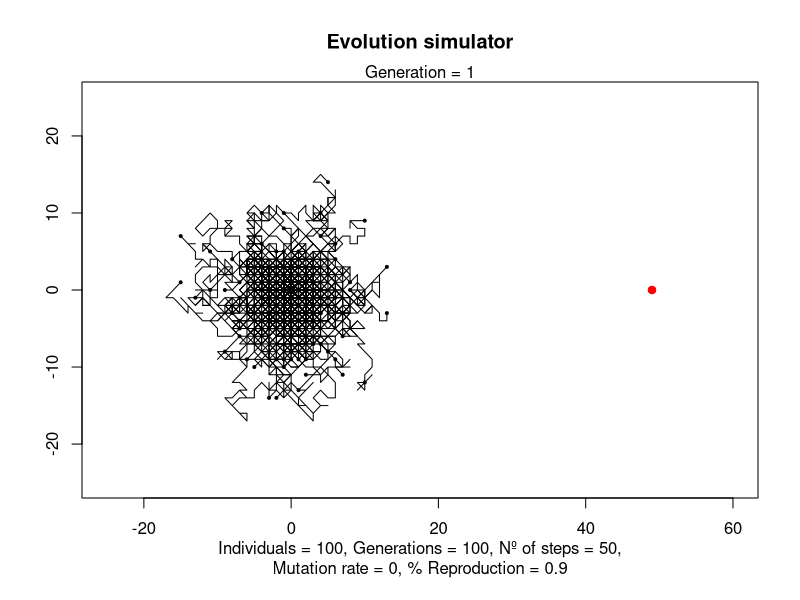
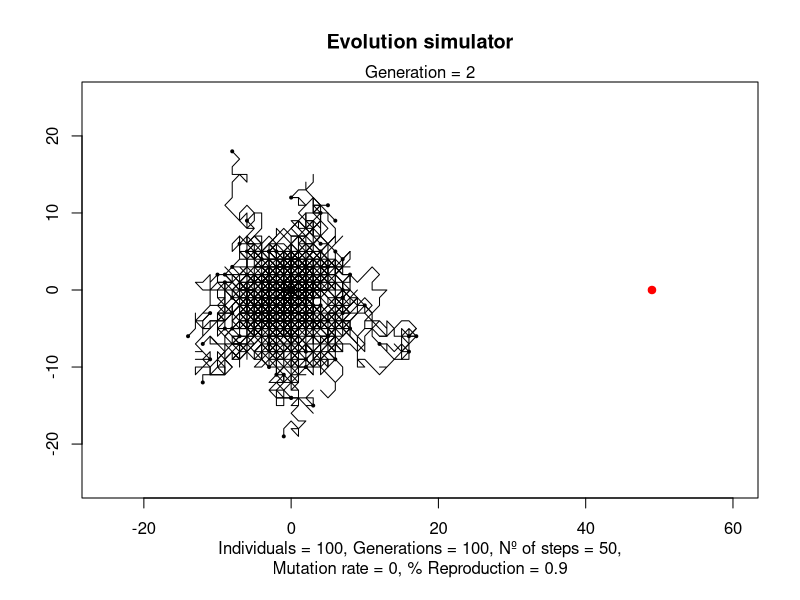
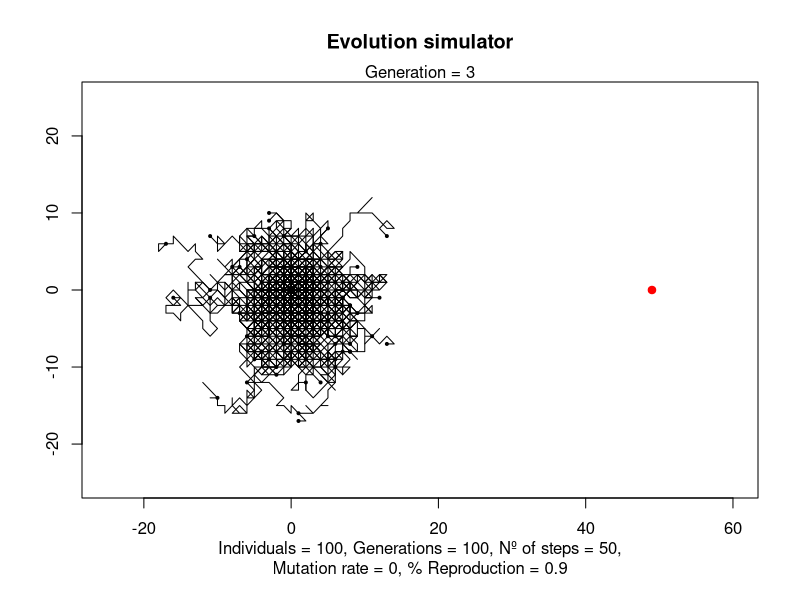
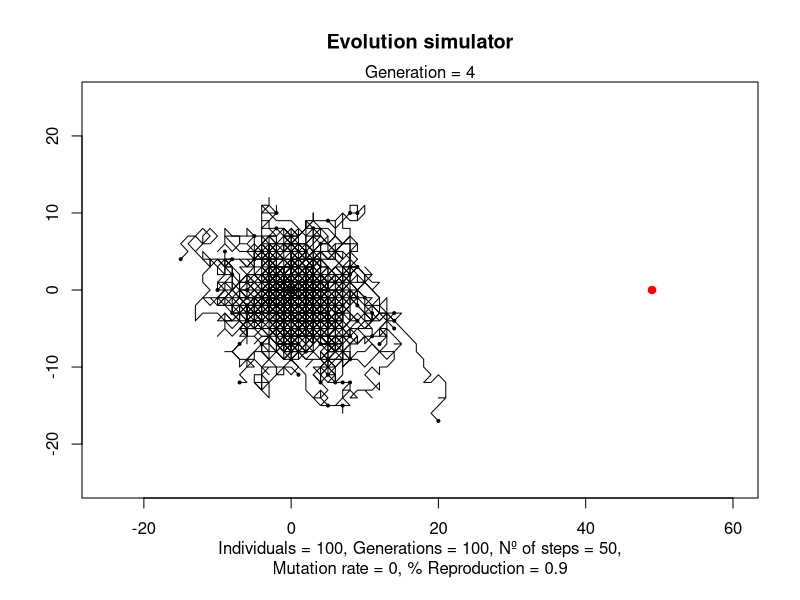
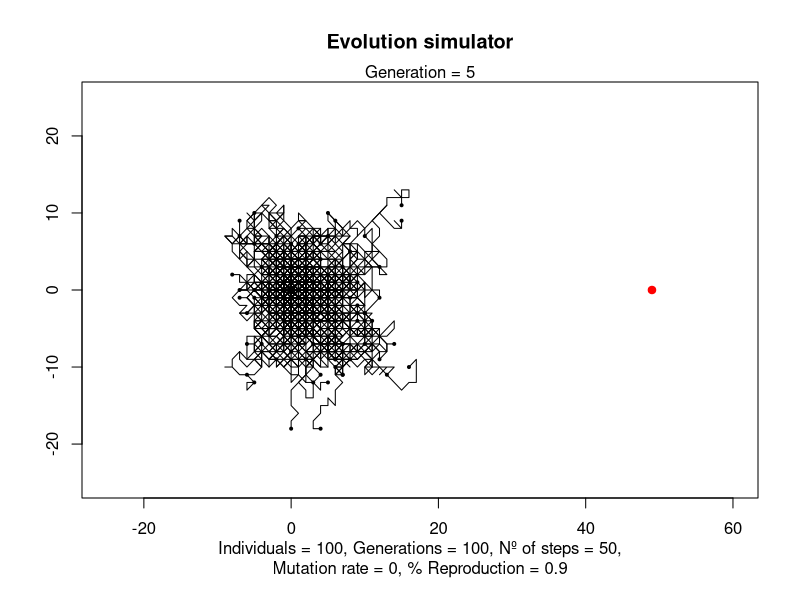
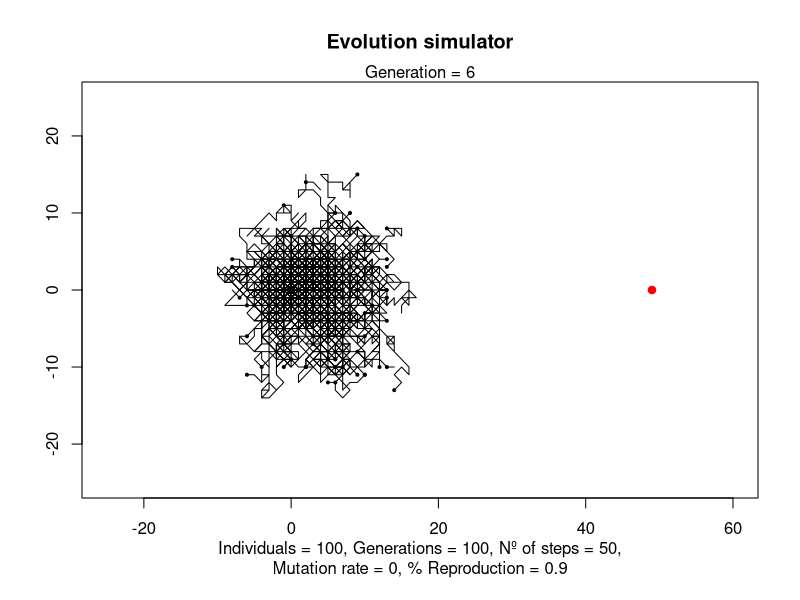
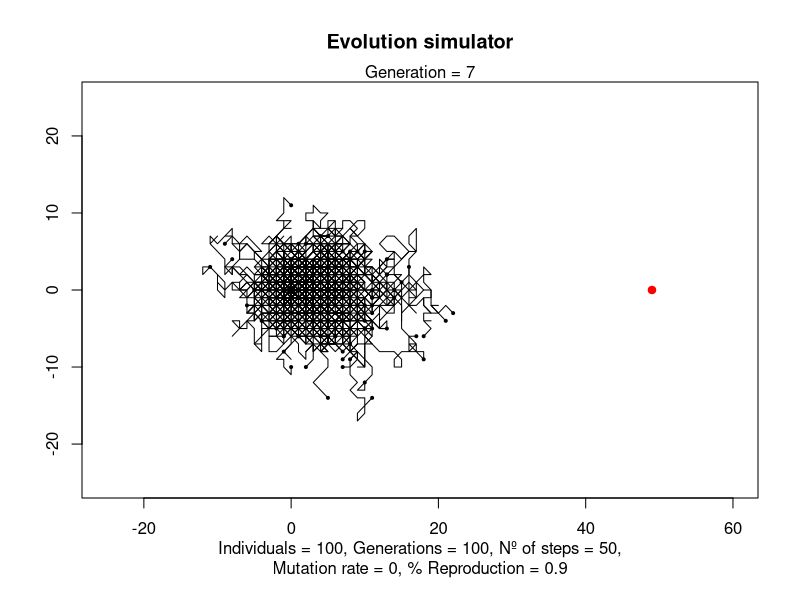
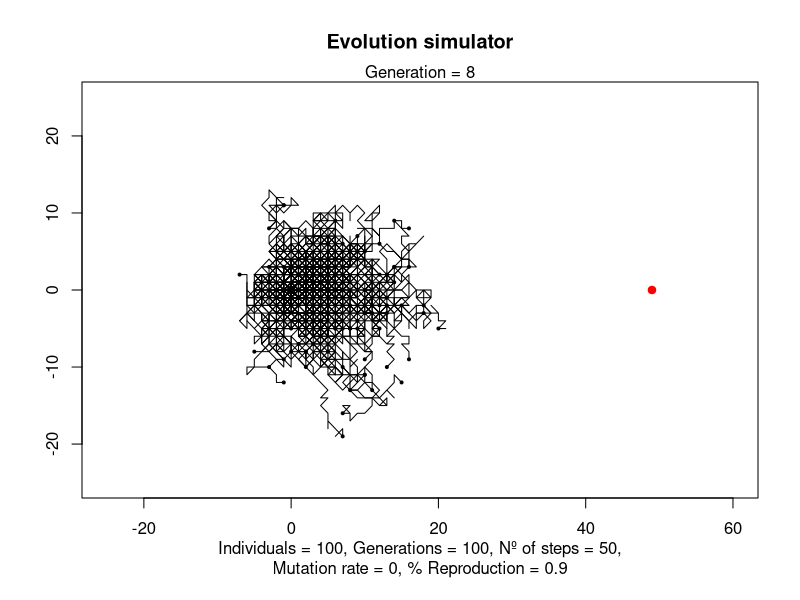

Generate these figures, in order, with R: (Note: this script raises an error after producing the figures.)
# Evolution: I'll try to simulate an evolutionary process. In each generation, x individuals are going to walk randomly around the canvas for a finite number of steps. After they finish walking, I'll calculate the distance of each individual from their final position to an specific point (always the same). This specific point is the goal they want to archive, but they do not know where it is. The closest y% individuals (the best suited to archive their goal) are going to pass their "genetic information" (their path) to their descendance. The copy is not going to be 100% identical, but with a mutation rate for each position. After how many generations, the individuals are going to be able to reach their goal?

library(tidyverse)

# Where the plots are going to be stored
setwd("D:/Documentos Marc/MASTER/Tonteries R/Evolution simulator")

evolution <- function(ind = 10, steps = 50, generations = 10, mut_rate = 0.1, reproduction = 0.5){
  
  # Array that stores the path of each individual of each generation
  paths <- array(numeric(),c(steps, 3, ind, generations))
  
  k <- 1
  
  # Initial position
  paths[1, 1:2, , ] <- 0
  
  # Random walk
  for(i in 1:ind){
    
    gen_1 <- sample(1:8, steps, replace = TRUE)
    
    paths[, 3, i, k] <- gen_1
    
  }
  
  # Coordinates of random walk
  for(i in 1:ind){
    
    for(j in 1:(steps - 1)){
      
      if(paths[j, 3, i, k] == 1){
        
        paths[j + 1, 1, i, k] <- paths[j, 1, i, k]
        
        paths[j + 1, 2, i, k] <- paths[j, 2, i, k] + 1
        
      } else if(paths[j, 3, i, k] == 2){
        
        paths[j + 1, 1, i, k] <- paths[j, 1, i, k] + 1
        
        paths[j + 1, 2, i, k] <- paths[j, 2, i, k] + 1
        
      } else if(paths[j, 3, i, k] == 3){
        
        paths[j + 1, 1, i, k] <- paths[j, 1, i, k] + 1
        
        paths[j + 1, 2, i, k] <- paths[j, 2, i, k]
        
      } else if(paths[j, 3, i, k] == 4){
        
        paths[j + 1, 1, i, k] <- paths[j, 1, i, k] + 1
        
        paths[j + 1, 2, i, k] <- paths[j, 2, i, k] - 1
        
      } else if(paths[j, 3, i, k] == 5){
        
        paths[j + 1, 1, i, k] <- paths[j, 1, i, k] 
        
        paths[j + 1, 2, i, k] <- paths[j, 2, i, k] - 1
        
      } else if(paths[j, 3, i, k] == 6){
        
        paths[j + 1, 1, i, k] <- paths[j, 1, i, k] - 1
        
        paths[j + 1, 2, i, k] <- paths[j, 2, i, k] - 1
        
      } else if(paths[j, 3, i, k] == 7){
        
        paths[j + 1, 1, i, k] <- paths[j, 1, i, k] - 1
        
        paths[j + 1, 2, i, k] <- paths[j, 2, i, k]
        
      } else if(paths[j, 3, i, k] == 8){
        
        paths[j + 1, 1, i, k] <- paths[j, 1, i, k] - 1
        
        paths[j + 1, 2, i, k] <- paths[j, 2, i, k] + 1
        
      }
      
    }
    
  }
  
  # Inital and final points
  plot(x = c(0, steps - 1), y = c(0,0), xlim = c(-(steps/2), steps + 10), ylim = c(-(steps/2),(steps/2)), pch = 21, col = c("black", "red"), bg = c("black", "red"), main = "Evolution simulator", xlab = paste0("Individuals = ", ind, ", Generations = ", generations, ", Nº of steps = ", steps, ",\nMutation rate = ", mut_rate, ", % Reproduction = ", reproduction), ylab = "")
  mtext(paste0("Generation = ", k))
  
  # Tracks and final positions
  for(i in 1:ind){
    
    lines(paths[, 1, i, k], paths[, 2, i, k])
    
    points(paths[steps, 1, i, k], paths[steps, 2, i, k], pch = 21, col = "black", bg = "black", cex = 0.4)
    
  }
  
  # Distance between final location and goal
  final_distance <- as.data.frame(matrix(NA, ncol = 2, nrow = ind))
  
  for(i in 1:ind){
    
    final_distance[i, 1] <- i
    
    final_distance[i, 2] <- sqrt((paths[steps, 1, i, k] - steps)^2 + (paths[steps, 2, i, k])^2)
    
  }
  
  # Order ind by distance
  final_distance <- final_distance %>% arrange(final_distance$V2)
  
  # Directions taken by selected best individuals
  selected_ind <- paths[, 3, final_distance[1:(ind/(reproduction^-1)), 1], k]
  
  # Next generation sample the directions taken by the best ind from past generation in each step, with a mutation probability
  for(i in 1:ind){
    
    for(j in 1:steps){
      
      paths[j, 3, i, k + 1] <- sample(selected_ind[j, ], 1)
      
      mutation <- sample(1:1000, 1)
      
      if(mutation <= 1000*mut_rate){
        
        paths[j, 3, i, k + 1] <- sample(1:8, 1)
        
      }
      
    }
    
  }
  
  dev.copy(png, paste0("evolution", k, ".png"), width = 700, height = 460)
  dev.off()
  
  # We repeat this procedure in each generation (walk -> best -> copy with mutation) 
  for(k in 2:generations){
    
    # Coordinates of random walk
    for(i in 1:ind){
      
      for(j in 1:(steps - 1)){
        
        if(paths[j, 3, i, k] == 1){
          
          paths[j + 1, 1, i, k] <- paths[j, 1, i, k]
          
          paths[j + 1, 2, i, k] <- paths[j, 2, i, k] + 1
          
        } else if(paths[j, 3, i, k] == 2){
          
          paths[j + 1, 1, i, k] <- paths[j, 1, i, k] + 1
          
          paths[j + 1, 2, i, k] <- paths[j, 2, i, k] + 1
          
        } else if(paths[j, 3, i, k] == 3){
          
          paths[j + 1, 1, i, k] <- paths[j, 1, i, k] + 1
          
          paths[j + 1, 2, i, k] <- paths[j, 2, i, k]
          
        } else if(paths[j, 3, i, k] == 4){
          
          paths[j + 1, 1, i, k] <- paths[j, 1, i, k] + 1
          
          paths[j + 1, 2, i, k] <- paths[j, 2, i, k] - 1
          
        } else if(paths[j, 3, i, k] == 5){
          
          paths[j + 1, 1, i, k] <- paths[j, 1, i, k] 
          
          paths[j + 1, 2, i, k] <- paths[j, 2, i, k] - 1
          
        } else if(paths[j, 3, i, k] == 6){
          
          paths[j + 1, 1, i, k] <- paths[j, 1, i, k] - 1
          
          paths[j + 1, 2, i, k] <- paths[j, 2, i, k] - 1
          
        } else if(paths[j, 3, i, k] == 7){
          
          paths[j + 1, 1, i, k] <- paths[j, 1, i, k] - 1
          
          paths[j + 1, 2, i, k] <- paths[j, 2, i, k]
          
        } else if(paths[j, 3, i, k] == 8){
          
          paths[j + 1, 1, i, k] <- paths[j, 1, i, k] - 1
          
          paths[j + 1, 2, i, k] <- paths[j, 2, i, k] + 1
          
        }
        
      }
      
    }
    
    # Inital and final points
    plot(x = c(0, steps - 1), y = c(0,0), xlim = c(-(steps/2), steps + 10), ylim = c(-(steps/2),(steps/2)), pch = 21, col = c("black", "red"), bg = c("black", "red"), main = "Evolution simulator", xlab = paste0("Individuals = ", ind, ", Generations = ", generations, ", Nº of steps = ", steps, ",\nMutation rate = ", mut_rate, ", % Reproduction = ", reproduction), ylab = "")
    mtext(paste0("Generation = ", k))
    
    # Tracks and final positions
    for(i in 1:ind){
      
      lines(paths[, 1, i, k], paths[, 2, i, k])
      
      points(paths[steps, 1, i, k], paths[steps, 2, i, k], pch = 21, col = "black", bg = "black", cex = 0.4)
      
    }
    
    # Distance between final location and goal
    final_distance <- as.data.frame(matrix(NA, ncol = 2, nrow = ind))
    
    for(i in 1:ind){
      
      final_distance[i, 1] <- i
      
      final_distance[i, 2] <- sqrt((paths[steps, 1, i, k] - steps)^2 + (paths[steps, 2, i, k])^2)
      
    }
    
    
    final_distance <- final_distance %>% arrange(final_distance$V2)
    
    selected_ind <- paths[, 3, final_distance[1:(ind/(reproduction^-1)), 1], k]
    
    
    for(i in 1:ind){
      
      for(j in 1:steps){
        
        paths[j, 3, i, min(k + 1, generations)] <- sample(selected_ind[j, ], 1)
        
        mutation <- sample(1:1000, 1)
        
        if(mutation <= 1000*mut_rate){
          
          paths[j, 3, i, min(k + 1, generations)] <- sample(1:8, 1)
          
        }
        
      }
      
    }
    
    dev.copy(png, paste0("evolution", k, ".png"), width = 700, height = 460)
    dev.off()
    
  }
  
}

# ind = number of individuals per generation
# generations = number of generations
# steps = number of steps to reach the goal
# mut_rate = mutation rate (from 0 to 1)
# reproduction = percentage (from 0 to 1) of individuals that reproduce in each generation and pass their "genes" to the next generation

evolution(ind = 100, generations = 100, steps = 50, mut_rate = 0, reproduction = 0.9)






evolution2 <- function(ind = 10, steps = 50, generations = 10, mut_rate = 0.1, reproduction = 0.5){
  
  # Array that stores the path of each individual of each generation
  paths <- array(numeric(),c(steps, 3, ind, generations))
  
  k <- 1
  
  # Initial position
  paths[1, 1:2, , ] <- 0
  
  # Random walk
  for(i in 1:ind){
    
    gen_1 <- sample(1:8, steps, replace = TRUE)
    
    paths[, 3, i, k] <- gen_1
    
  }
  
  # Coordinates of random walk
  for(i in 1:ind){
    
    for(j in 1:(steps - 1)){
      
      if(paths[j, 3, i, k] == 1){
        
        paths[j + 1, 1, i, k] <- paths[j, 1, i, k]
        
        paths[j + 1, 2, i, k] <- paths[j, 2, i, k] + 1
        
      } else if(paths[j, 3, i, k] == 2){
        
        paths[j + 1, 1, i, k] <- paths[j, 1, i, k] + 1
        
        paths[j + 1, 2, i, k] <- paths[j, 2, i, k] + 1
        
      } else if(paths[j, 3, i, k] == 3){
        
        paths[j + 1, 1, i, k] <- paths[j, 1, i, k] + 1
        
        paths[j + 1, 2, i, k] <- paths[j, 2, i, k]
        
      } else if(paths[j, 3, i, k] == 4){
        
        paths[j + 1, 1, i, k] <- paths[j, 1, i, k] + 1
        
        paths[j + 1, 2, i, k] <- paths[j, 2, i, k] - 1
        
      } else if(paths[j, 3, i, k] == 5){
        
        paths[j + 1, 1, i, k] <- paths[j, 1, i, k] 
        
        paths[j + 1, 2, i, k] <- paths[j, 2, i, k] - 1
        
      } else if(paths[j, 3, i, k] == 6){
        
        paths[j + 1, 1, i, k] <- paths[j, 1, i, k] - 1
        
        paths[j + 1, 2, i, k] <- paths[j, 2, i, k] - 1
        
      } else if(paths[j, 3, i, k] == 7){
        
        paths[j + 1, 1, i, k] <- paths[j, 1, i, k] - 1
        
        paths[j + 1, 2, i, k] <- paths[j, 2, i, k]
        
      } else if(paths[j, 3, i, k] == 8){
        
        paths[j + 1, 1, i, k] <- paths[j, 1, i, k] - 1
        
        paths[j + 1, 2, i, k] <- paths[j, 2, i, k] + 1
        
      }
      
    }
    
  }
  
  # Inital and final points
  plot(x = c(0, steps - 1), y = c(0,0), xlim = c(-steps - 10, steps + 10), ylim = c(-(steps/2),(steps/2)), pch = 21, col = c("black", "red"), bg = c("black", "red"), main = "Evolution simulator", xlab = paste0("Individuals = ", ind, ", Generations = ", generations, ", Nº of steps = ", steps, ",\nMutation rate = ", mut_rate, ", % Reproduction = ", reproduction), ylab = "")
  mtext(paste0("Generation = ", k))
  
  # Tracks and final positions
  for(i in 1:ind){
    
    lines(paths[, 1, i, k], paths[, 2, i, k])
    
    points(paths[steps, 1, i, k], paths[steps, 2, i, k], pch = 21, col = "black", bg = "black", cex = 0.4)
    
  }
  
  # Distance between final location and goal
  final_distance <- as.data.frame(matrix(NA, ncol = 2, nrow = ind))
  
  for(i in 1:ind){
    
    final_distance[i, 1] <- i
    
    final_distance[i, 2] <- sqrt((paths[steps, 1, i, k] - steps)^2 + (paths[steps, 2, i, k])^2)
    
  }
  
  # Order ind by distance
  final_distance <- final_distance %>% arrange(final_distance$V2)
  
  # Directions taken by selected best individuals
  selected_ind <- paths[, 3, final_distance[1:(ind/(reproduction^-1)), 1], k]
  
  # Next generation sample the directions taken by the best ind from past generation in each step, with a mutation probability
  for(i in 1:ind){
    
    for(j in 1:steps){
      
      paths[j, 3, i, k + 1] <- sample(selected_ind[j, ], 1)
      
      mutation <- sample(1:1000, 1)
      
      if(mutation <= 1000*mut_rate){
        
        paths[j, 3, i, k + 1] <- sample(1:8, 1)
        
      }
      
    }
    
  }
  
  dev.copy(png, paste0("evolution", k, ".png"), width = 700, height = 460)
  dev.off()
  
  # We repeat this procedure in each generation (walk -> best -> copy with mutation) 
  for(k in 2:round(generations/2)){
    
    # Coordinates of random walk
    for(i in 1:ind){
      
      for(j in 1:(steps - 1)){
        
        if(paths[j, 3, i, k] == 1){
          
          paths[j + 1, 1, i, k] <- paths[j, 1, i, k]
          
          paths[j + 1, 2, i, k] <- paths[j, 2, i, k] + 1
          
        } else if(paths[j, 3, i, k] == 2){
          
          paths[j + 1, 1, i, k] <- paths[j, 1, i, k] + 1
          
          paths[j + 1, 2, i, k] <- paths[j, 2, i, k] + 1
          
        } else if(paths[j, 3, i, k] == 3){
          
          paths[j + 1, 1, i, k] <- paths[j, 1, i, k] + 1
          
          paths[j + 1, 2, i, k] <- paths[j, 2, i, k]
          
        } else if(paths[j, 3, i, k] == 4){
          
          paths[j + 1, 1, i, k] <- paths[j, 1, i, k] + 1
          
          paths[j + 1, 2, i, k] <- paths[j, 2, i, k] - 1
          
        } else if(paths[j, 3, i, k] == 5){
          
          paths[j + 1, 1, i, k] <- paths[j, 1, i, k] 
          
          paths[j + 1, 2, i, k] <- paths[j, 2, i, k] - 1
          
        } else if(paths[j, 3, i, k] == 6){
          
          paths[j + 1, 1, i, k] <- paths[j, 1, i, k] - 1
          
          paths[j + 1, 2, i, k] <- paths[j, 2, i, k] - 1
          
        } else if(paths[j, 3, i, k] == 7){
          
          paths[j + 1, 1, i, k] <- paths[j, 1, i, k] - 1
          
          paths[j + 1, 2, i, k] <- paths[j, 2, i, k]
          
        } else if(paths[j, 3, i, k] == 8){
          
          paths[j + 1, 1, i, k] <- paths[j, 1, i, k] - 1
          
          paths[j + 1, 2, i, k] <- paths[j, 2, i, k] + 1
          
        }
        
      }
      
    }
    
    # Inital and final points
    plot(x = c(0, steps - 1), y = c(0,0), xlim = c(-steps - 10, steps + 10), ylim = c(-(steps/2),(steps/2)), pch = 21, col = c("black", "red"), bg = c("black", "red"), main = "Evolution simulator", xlab = paste0("Individuals = ", ind, ", Generations = ", generations, ", Nº of steps = ", steps, ",\nMutation rate = ", mut_rate, ", % Reproduction = ", reproduction), ylab = "")
    mtext(paste0("Generation = ", k))
    
    # Tracks and final positions
    for(i in 1:ind){
      
      lines(paths[, 1, i, k], paths[, 2, i, k])
      
      points(paths[steps, 1, i, k], paths[steps, 2, i, k], pch = 21, col = "black", bg = "black", cex = 0.4)
      
    }
    
    # Distance between final location and goal
    final_distance <- as.data.frame(matrix(NA, ncol = 2, nrow = ind))
    
    for(i in 1:ind){
      
      final_distance[i, 1] <- i
      
      final_distance[i, 2] <- sqrt((paths[steps, 1, i, k] - steps)^2 + (paths[steps, 2, i, k])^2)
      
    }
    
    
    final_distance <- final_distance %>% arrange(final_distance$V2)
    
    selected_ind <- paths[, 3, final_distance[1:(ind/(reproduction^-1)), 1], k]
    
    
    for(i in 1:ind){
      
      for(j in 1:steps){
        
        paths[j, 3, i, min(k + 1, generations)] <- sample(selected_ind[j, ], 1)
        
        mutation <- sample(1:1000, 1)
        
        if(mutation <= 1000*mut_rate){
          
          paths[j, 3, i, min(k + 1, generations)] <- sample(1:8, 1)
          
        }
        
      }
      
    }
    
    dev.copy(png, paste0("evolution", k, ".png"), width = 700, height = 460)
    dev.off()
    
  }
  
  for(k in (round(generations/2) + 1):generations){
    
    # Coordinates of random walk
    for(i in 1:ind){
      
      for(j in 1:(steps - 1)){
        
        if(paths[j, 3, i, k] == 1){
          
          paths[j + 1, 1, i, k] <- paths[j, 1, i, k]
          
          paths[j + 1, 2, i, k] <- paths[j, 2, i, k] + 1
          
        } else if(paths[j, 3, i, k] == 2){
          
          paths[j + 1, 1, i, k] <- paths[j, 1, i, k] + 1
          
          paths[j + 1, 2, i, k] <- paths[j, 2, i, k] + 1
          
        } else if(paths[j, 3, i, k] == 3){
          
          paths[j + 1, 1, i, k] <- paths[j, 1, i, k] + 1
          
          paths[j + 1, 2, i, k] <- paths[j, 2, i, k]
          
        } else if(paths[j, 3, i, k] == 4){
          
          paths[j + 1, 1, i, k] <- paths[j, 1, i, k] + 1
          
          paths[j + 1, 2, i, k] <- paths[j, 2, i, k] - 1
          
        } else if(paths[j, 3, i, k] == 5){
          
          paths[j + 1, 1, i, k] <- paths[j, 1, i, k] 
          
          paths[j + 1, 2, i, k] <- paths[j, 2, i, k] - 1
          
        } else if(paths[j, 3, i, k] == 6){
          
          paths[j + 1, 1, i, k] <- paths[j, 1, i, k] - 1
          
          paths[j + 1, 2, i, k] <- paths[j, 2, i, k] - 1
          
        } else if(paths[j, 3, i, k] == 7){
          
          paths[j + 1, 1, i, k] <- paths[j, 1, i, k] - 1
          
          paths[j + 1, 2, i, k] <- paths[j, 2, i, k]
          
        } else if(paths[j, 3, i, k] == 8){
          
          paths[j + 1, 1, i, k] <- paths[j, 1, i, k] - 1
          
          paths[j + 1, 2, i, k] <- paths[j, 2, i, k] + 1
          
        }
        
      }
      
    }
    
    # Inital and final points
    plot(x = c(0, - steps + 1), y = c(0,0), xlim = c(-steps - 10, steps + 10), ylim = c(-(steps/2),(steps/2)), pch = 21, col = c("black", "red"), bg = c("black", "red"), main = "Evolution simulator", xlab = paste0("Individuals = ", ind, ", Generations = ", generations, ", Nº of steps = ", steps, ",\nMutation rate = ", mut_rate, ", % Reproduction = ", reproduction), ylab = "")
    mtext(paste0("Generation = ", k))
    
    # Tracks and final positions
    for(i in 1:ind){
      
      lines(paths[, 1, i, k], paths[, 2, i, k])
      
      points(paths[steps, 1, i, k], paths[steps, 2, i, k], pch = 21, col = "black", bg = "black", cex = 0.4)
      
    }
    
    # Distance between final location and goal
    final_distance <- as.data.frame(matrix(NA, ncol = 2, nrow = ind))
    
    for(i in 1:ind){
      
      final_distance[i, 1] <- i
      
      final_distance[i, 2] <- sqrt((paths[steps, 1, i, k] + steps)^2 + (paths[steps, 2, i, k])^2)
      
    }
    
    
    final_distance <- final_distance %>% arrange(final_distance$V2)
    
    selected_ind <- paths[, 3, final_distance[1:(ind/(reproduction^-1)), 1], k]
    
    
    for(i in 1:ind){
      
      for(j in 1:steps){
        
        paths[j, 3, i, min(k + 1, generations)] <- sample(selected_ind[j, ], 1)
        
        mutation <- sample(1:1000, 1)
        
        if(mutation <= 1000*mut_rate){
          
          paths[j, 3, i, min(k + 1, generations)] <- sample(1:8, 1)
          
        }
        
      }
      
    }
    
    dev.copy(png, paste0("evolution", k, ".png"), width = 700, height = 460)
    dev.off()
    
  }
  
}

# ind = number of individuals per generation
# generations = number of generations
# steps = number of steps to reach the goal
# mut_rate = mutation rate (from 0 to 1)
# reproduction = percentage (from 0 to 1) of individuals that reproduce in each generation and pass their "genes" to the next generation

evolution2(ind = 100, generations = 100, steps = 50, mut_rate = 0.001, reproduction = 0.5)
